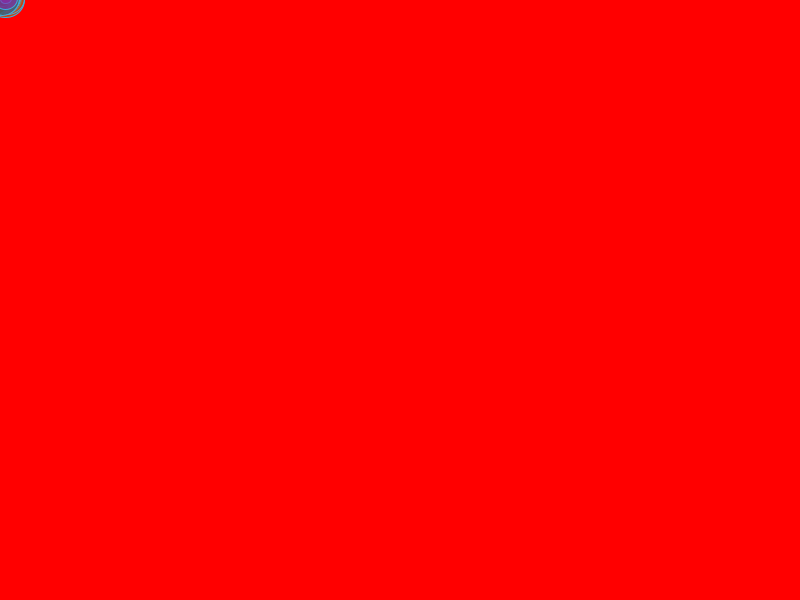
Frame 1 (no input)
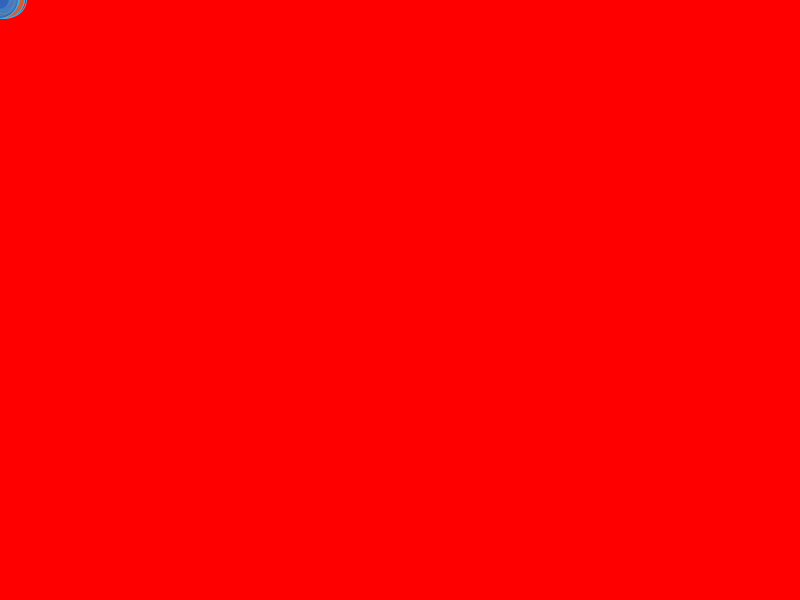
Frame 60 (the mouse pressed at the canvas centre just before this capture)
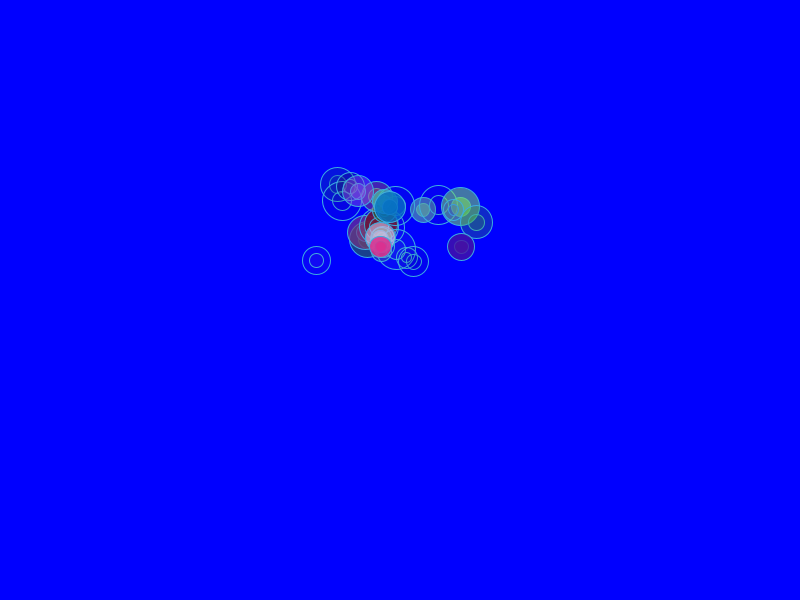
Frame 120 (the mouse held since frame 60 and released just before this capture)

The Processing sketch that drew these frames (run headless with seeded random() and noise(); from frame 60 on, the mouse is pressed at the canvas centre):

// Processing sketch: processing_121754
// ── processing_121754.pde

int numBombolles = 30;
Bombolla[] b;
 
void setup()
{
    size(800, 600);
    b = new Bombolla[numBombolles];
    for (int i = 0; i < numBombolles; i++) {
        b[i] = new Bombolla();
    }
}
 
void draw()
{
    

    numBombolles=129;
    background(255-mouseY,0,mouseY);
    smooth();
    for (int i = 0; i < b.length; i++) {
        b[i].update();
        b[i].render();
        if ( b[i].y < 0) {
            b[i].reset();
        }
    }
}
         
class Bombolla
{
    float x, y;
    float   speed;
    float   tam;
     
    Bombolla()
    {
        
        x=mouseX;
        y=mouseY;
        speed = random(0.5, 2);
        tam = random( 5, 10 );
    }
     
    void update()
    {
        y -= speed;
        x += random(-10,10);
    }
     
    void render()
    {
        stroke(59, 173, 224);
        fill(random(0,255), random(0,255), random(0,255), random(0,255));
        for (int i = 1; i < 3; i++) {
            ellipse( x, y, i * tam * 2, i * tam * 2 );
        }
    }
     
    void reset()
    {
        x = mouseX;
        y = mouseY;
        speed = random(0.5, 2);
        tam = random( 5, 10 );
    }
     
}
